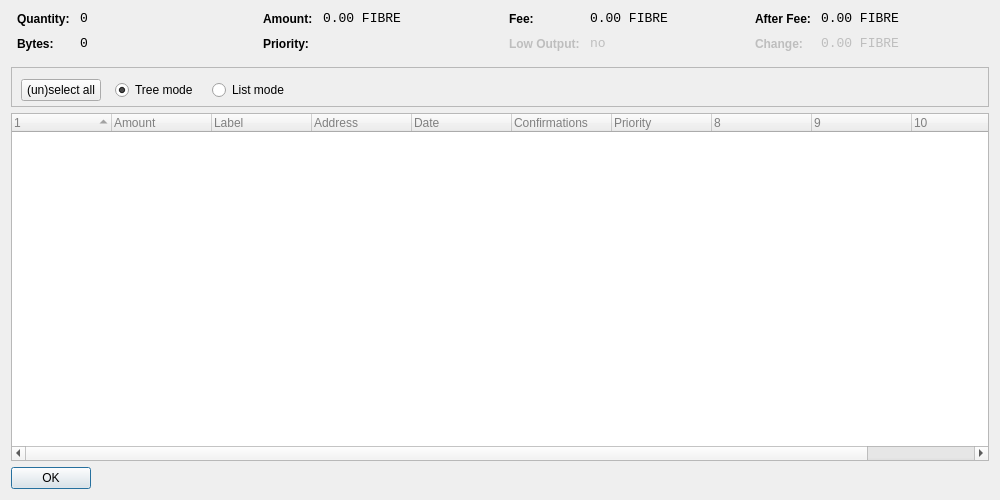
<?xml version="1.0" encoding="UTF-8"?>
<ui version="4.0">
 <class>CoinControlDialog</class>
 <widget class="QDialog" name="CoinControlDialog">
  <property name="geometry">
   <rect>
    <x>0</x>
    <y>0</y>
    <width>1000</width>
    <height>500</height>
   </rect>
  </property>
  <property name="windowTitle">
   <string>Coin Control</string>
  </property>
  <layout class="QVBoxLayout" name="verticalLayout">
   <item>
    <layout class="QHBoxLayout" name="horizontalLayoutTop" stretch="0,0,0,0">
     <property name="topMargin">
      <number>0</number>
     </property>
     <property name="bottomMargin">
      <number>10</number>
     </property>
     <item>
      <layout class="QFormLayout" name="formLayoutCoinControl1">
       <property name="horizontalSpacing">
        <number>10</number>
       </property>
       <property name="verticalSpacing">
        <number>10</number>
       </property>
       <property name="leftMargin">
        <number>6</number>
       </property>
       <property name="rightMargin">
        <number>6</number>
       </property>
       <item row="0" column="0">
        <widget class="QLabel" name="labelCoinControlQuantityText">
         <property name="styleSheet">
          <string notr="true">font-weight:bold;</string>
         </property>
         <property name="text">
          <string>Quantity:</string>
         </property>
        </widget>
       </item>
       <item row="0" column="1">
        <widget class="QLabel" name="labelCoinControlQuantity">
         <property name="font">
          <font>
           <family>Monospace</family>
           <pointsize>10</pointsize>
          </font>
         </property>
         <property name="cursor">
          <cursorShape>IBeamCursor</cursorShape>
         </property>
         <property name="contextMenuPolicy">
          <enum>Qt::ActionsContextMenu</enum>
         </property>
         <property name="text">
          <string notr="true">0</string>
         </property>
         <property name="textInteractionFlags">
          <set>Qt::LinksAccessibleByMouse|Qt::TextSelectableByKeyboard|Qt::TextSelectableByMouse</set>
         </property>
        </widget>
       </item>
       <item row="1" column="0">
        <widget class="QLabel" name="labelCoinControlBytesText">
         <property name="styleSheet">
          <string notr="true">font-weight:bold;</string>
         </property>
         <property name="text">
          <string>Bytes:</string>
         </property>
        </widget>
       </item>
       <item row="1" column="1">
        <widget class="QLabel" name="labelCoinControlBytes">
         <property name="font">
          <font>
           <family>Monospace</family>
           <pointsize>10</pointsize>
          </font>
         </property>
         <property name="cursor">
          <cursorShape>IBeamCursor</cursorShape>
         </property>
         <property name="contextMenuPolicy">
          <enum>Qt::ActionsContextMenu</enum>
         </property>
         <property name="text">
          <string notr="true">0</string>
         </property>
         <property name="textInteractionFlags">
          <set>Qt::LinksAccessibleByMouse|Qt::TextSelectableByKeyboard|Qt::TextSelectableByMouse</set>
         </property>
        </widget>
       </item>
      </layout>
     </item>
     <item>
      <layout class="QFormLayout" name="formLayoutCoinControl2">
       <property name="horizontalSpacing">
        <number>10</number>
       </property>
       <property name="verticalSpacing">
        <number>10</number>
       </property>
       <property name="leftMargin">
        <number>6</number>
       </property>
       <property name="rightMargin">
        <number>6</number>
       </property>
       <item row="0" column="0">
        <widget class="QLabel" name="labelCoinControlAmountText">
         <property name="styleSheet">
          <string notr="true">font-weight:bold;</string>
         </property>
         <property name="text">
          <string>Amount:</string>
         </property>
        </widget>
       </item>
       <item row="0" column="1">
        <widget class="QLabel" name="labelCoinControlAmount">
         <property name="font">
          <font>
           <family>Monospace</family>
           <pointsize>10</pointsize>
          </font>
         </property>
         <property name="cursor">
          <cursorShape>IBeamCursor</cursorShape>
         </property>
         <property name="contextMenuPolicy">
          <enum>Qt::ActionsContextMenu</enum>
         </property>
         <property name="text">
          <string notr="true">0.00 FIBRE</string>
         </property>
         <property name="textInteractionFlags">
          <set>Qt::LinksAccessibleByMouse|Qt::TextSelectableByKeyboard|Qt::TextSelectableByMouse</set>
         </property>
        </widget>
       </item>
       <item row="1" column="0">
        <widget class="QLabel" name="labelCoinControlPriorityText">
         <property name="styleSheet">
          <string notr="true">font-weight:bold;</string>
         </property>
         <property name="text">
          <string>Priority:</string>
         </property>
        </widget>
       </item>
       <item row="1" column="1">
        <widget class="QLabel" name="labelCoinControlPriority">
         <property name="font">
          <font>
           <family>Monospace</family>
           <pointsize>10</pointsize>
          </font>
         </property>
         <property name="cursor">
          <cursorShape>IBeamCursor</cursorShape>
         </property>
         <property name="contextMenuPolicy">
          <enum>Qt::ActionsContextMenu</enum>
         </property>
         <property name="text">
          <string/>
         </property>
         <property name="textInteractionFlags">
          <set>Qt::LinksAccessibleByMouse|Qt::TextSelectableByKeyboard|Qt::TextSelectableByMouse</set>
         </property>
        </widget>
       </item>
      </layout>
     </item>
     <item>
      <layout class="QFormLayout" name="formLayoutCoinControl3">
       <property name="horizontalSpacing">
        <number>10</number>
       </property>
       <property name="verticalSpacing">
        <number>10</number>
       </property>
       <property name="leftMargin">
        <number>6</number>
       </property>
       <property name="rightMargin">
        <number>6</number>
       </property>
       <item row="0" column="0">
        <widget class="QLabel" name="labelCoinControlFeeText">
         <property name="styleSheet">
          <string notr="true">font-weight:bold;</string>
         </property>
         <property name="text">
          <string>Fee:</string>
         </property>
        </widget>
       </item>
       <item row="0" column="1">
        <widget class="QLabel" name="labelCoinControlFee">
         <property name="font">
          <font>
           <family>Monospace</family>
           <pointsize>10</pointsize>
          </font>
         </property>
         <property name="cursor">
          <cursorShape>IBeamCursor</cursorShape>
         </property>
         <property name="contextMenuPolicy">
          <enum>Qt::ActionsContextMenu</enum>
         </property>
         <property name="text">
          <string notr="true">0.00 FIBRE</string>
         </property>
         <property name="textInteractionFlags">
          <set>Qt::LinksAccessibleByMouse|Qt::TextSelectableByKeyboard|Qt::TextSelectableByMouse</set>
         </property>
        </widget>
       </item>
       <item row="1" column="0">
        <widget class="QLabel" name="labelCoinControlLowOutputText">
         <property name="enabled">
          <bool>false</bool>
         </property>
         <property name="styleSheet">
          <string notr="true">font-weight:bold;</string>
         </property>
         <property name="text">
          <string>Low Output:</string>
         </property>
        </widget>
       </item>
       <item row="1" column="1">
        <widget class="QLabel" name="labelCoinControlLowOutput">
         <property name="enabled">
          <bool>false</bool>
         </property>
         <property name="font">
          <font>
           <family>Monospace</family>
           <pointsize>10</pointsize>
          </font>
         </property>
         <property name="cursor">
          <cursorShape>IBeamCursor</cursorShape>
         </property>
         <property name="contextMenuPolicy">
          <enum>Qt::ActionsContextMenu</enum>
         </property>
         <property name="text">
          <string notr="true">no</string>
         </property>
         <property name="textInteractionFlags">
          <set>Qt::LinksAccessibleByMouse|Qt::TextSelectableByKeyboard|Qt::TextSelectableByMouse</set>
         </property>
        </widget>
       </item>
      </layout>
     </item>
     <item>
      <layout class="QFormLayout" name="formLayoutCoinControl4">
       <property name="horizontalSpacing">
        <number>10</number>
       </property>
       <property name="verticalSpacing">
        <number>10</number>
       </property>
       <property name="leftMargin">
        <number>6</number>
       </property>
       <property name="rightMargin">
        <number>6</number>
       </property>
       <item row="0" column="0">
        <widget class="QLabel" name="labelCoinControlAfterFeeText">
         <property name="styleSheet">
          <string notr="true">font-weight:bold;</string>
         </property>
         <property name="text">
          <string>After Fee:</string>
         </property>
        </widget>
       </item>
       <item row="0" column="1">
        <widget class="QLabel" name="labelCoinControlAfterFee">
         <property name="font">
          <font>
           <family>Monospace</family>
           <pointsize>10</pointsize>
          </font>
         </property>
         <property name="cursor">
          <cursorShape>IBeamCursor</cursorShape>
         </property>
         <property name="contextMenuPolicy">
          <enum>Qt::ActionsContextMenu</enum>
         </property>
         <property name="text">
          <string notr="true">0.00 FIBRE</string>
         </property>
         <property name="textInteractionFlags">
          <set>Qt::LinksAccessibleByMouse|Qt::TextSelectableByKeyboard|Qt::TextSelectableByMouse</set>
         </property>
        </widget>
       </item>
       <item row="1" column="0">
        <widget class="QLabel" name="labelCoinControlChangeText">
         <property name="enabled">
          <bool>false</bool>
         </property>
         <property name="styleSheet">
          <string notr="true">font-weight:bold;</string>
         </property>
         <property name="text">
          <string>Change:</string>
         </property>
        </widget>
       </item>
       <item row="1" column="1">
        <widget class="QLabel" name="labelCoinControlChange">
         <property name="enabled">
          <bool>false</bool>
         </property>
         <property name="font">
          <font>
           <family>Monospace</family>
           <pointsize>10</pointsize>
          </font>
         </property>
         <property name="cursor">
          <cursorShape>IBeamCursor</cursorShape>
         </property>
         <property name="contextMenuPolicy">
          <enum>Qt::ActionsContextMenu</enum>
         </property>
         <property name="text">
          <string notr="true">0.00 FIBRE</string>
         </property>
         <property name="textInteractionFlags">
          <set>Qt::LinksAccessibleByMouse|Qt::TextSelectableByKeyboard|Qt::TextSelectableByMouse</set>
         </property>
        </widget>
       </item>
      </layout>
     </item>
    </layout>
   </item>
   <item>
    <widget class="QFrame" name="frame">
     <property name="minimumSize">
      <size>
       <width>182</width>
       <height>40</height>
      </size>
     </property>
     <property name="frameShape">
      <enum>QFrame::StyledPanel</enum>
     </property>
     <property name="frameShadow">
      <enum>QFrame::Sunken</enum>
     </property>
     <widget class="QWidget" name="horizontalLayoutWidget">
      <property name="geometry">
       <rect>
        <x>10</x>
        <y>0</y>
        <width>781</width>
        <height>47</height>
       </rect>
      </property>
      <layout class="QHBoxLayout" name="horizontalLayoutPanel" stretch="0,0,0,0">
       <property name="spacing">
        <number>14</number>
       </property>
       <item>
        <widget class="QPushButton" name="pushButtonSelectAll">
         <property name="sizePolicy">
          <sizepolicy hsizetype="Maximum" vsizetype="Fixed">
           <horstretch>0</horstretch>
           <verstretch>0</verstretch>
          </sizepolicy>
         </property>
         <property name="text">
          <string>(un)select all</string>
         </property>
        </widget>
       </item>
       <item>
        <widget class="QRadioButton" name="radioTreeMode">
         <property name="sizePolicy">
          <sizepolicy hsizetype="Maximum" vsizetype="Fixed">
           <horstretch>0</horstretch>
           <verstretch>0</verstretch>
          </sizepolicy>
         </property>
         <property name="text">
          <string>Tree mode</string>
         </property>
         <property name="checked">
          <bool>true</bool>
         </property>
        </widget>
       </item>
       <item>
        <widget class="QRadioButton" name="radioListMode">
         <property name="sizePolicy">
          <sizepolicy hsizetype="Maximum" vsizetype="Fixed">
           <horstretch>0</horstretch>
           <verstretch>0</verstretch>
          </sizepolicy>
         </property>
         <property name="text">
          <string>List mode</string>
         </property>
        </widget>
       </item>
       <item>
        <spacer name="horizontalSpacer">
         <property name="orientation">
          <enum>Qt::Horizontal</enum>
         </property>
         <property name="sizeHint" stdset="0">
          <size>
           <width>40</width>
           <height>20</height>
          </size>
         </property>
        </spacer>
       </item>
      </layout>
     </widget>
    </widget>
   </item>
   <item>
    <widget class="CoinControlTreeWidget" name="treeWidget">
     <property name="contextMenuPolicy">
      <enum>Qt::CustomContextMenu</enum>
     </property>
     <property name="styleSheet">
      <string notr="true">QFrame {
	color: grey;

}</string>
     </property>
     <property name="sortingEnabled">
      <bool>false</bool>
     </property>
     <property name="columnCount">
      <number>11</number>
     </property>
     <attribute name="headerShowSortIndicator" stdset="0">
      <bool>true</bool>
     </attribute>
     <attribute name="headerStretchLastSection">
      <bool>false</bool>
     </attribute>
     <column>
      <property name="text">
       <string/>
      </property>
     </column>
     <column>
      <property name="text">
       <string>Amount</string>
      </property>
     </column>
     <column>
      <property name="text">
       <string>Label</string>
      </property>
     </column>
     <column>
      <property name="text">
       <string>Address</string>
      </property>
     </column>
     <column>
      <property name="text">
       <string>Date</string>
      </property>
     </column>
     <column>
      <property name="text">
       <string>Confirmations</string>
      </property>
      <property name="toolTip">
       <string>Confirmed</string>
      </property>
     </column>
     <column>
      <property name="text">
       <string>Priority</string>
      </property>
     </column>
     <column>
      <property name="text">
       <string/>
      </property>
     </column>
     <column>
      <property name="text">
       <string/>
      </property>
     </column>
     <column>
      <property name="text">
       <string/>
      </property>
     </column>
     <column>
      <property name="text">
       <string/>
      </property>
     </column>
    </widget>
   </item>
   <item>
    <widget class="QDialogButtonBox" name="buttonBox">
     <property name="sizePolicy">
      <sizepolicy hsizetype="Maximum" vsizetype="Fixed">
       <horstretch>0</horstretch>
       <verstretch>0</verstretch>
      </sizepolicy>
     </property>
     <property name="orientation">
      <enum>Qt::Horizontal</enum>
     </property>
     <property name="standardButtons">
      <set>QDialogButtonBox::Ok</set>
     </property>
    </widget>
   </item>
  </layout>
 </widget>
 <customwidgets>
  <customwidget>
   <class>CoinControlTreeWidget</class>
   <extends>QTreeWidget</extends>
   <header>coincontroltreewidget.h</header>
  </customwidget>
 </customwidgets>
 <resources/>
 <connections/>
</ui>
